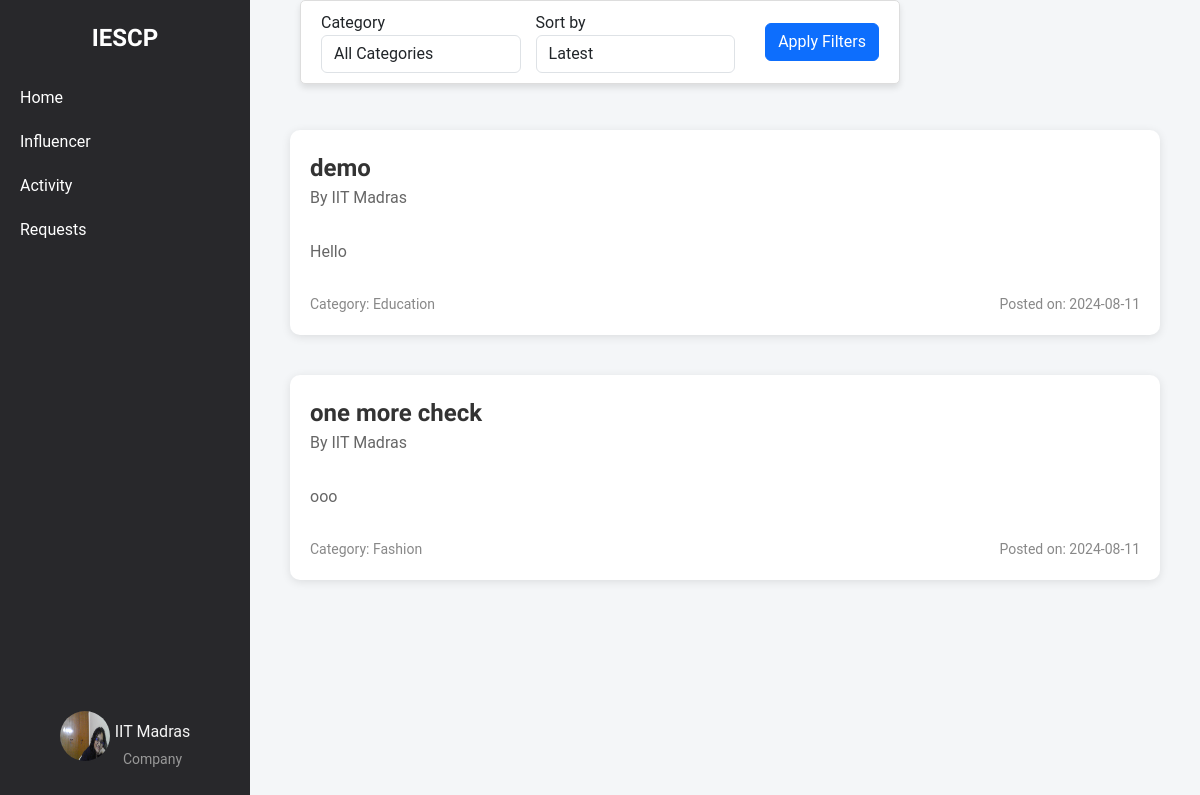
/company/home (signed in), run on an earlier commit of the app's database.
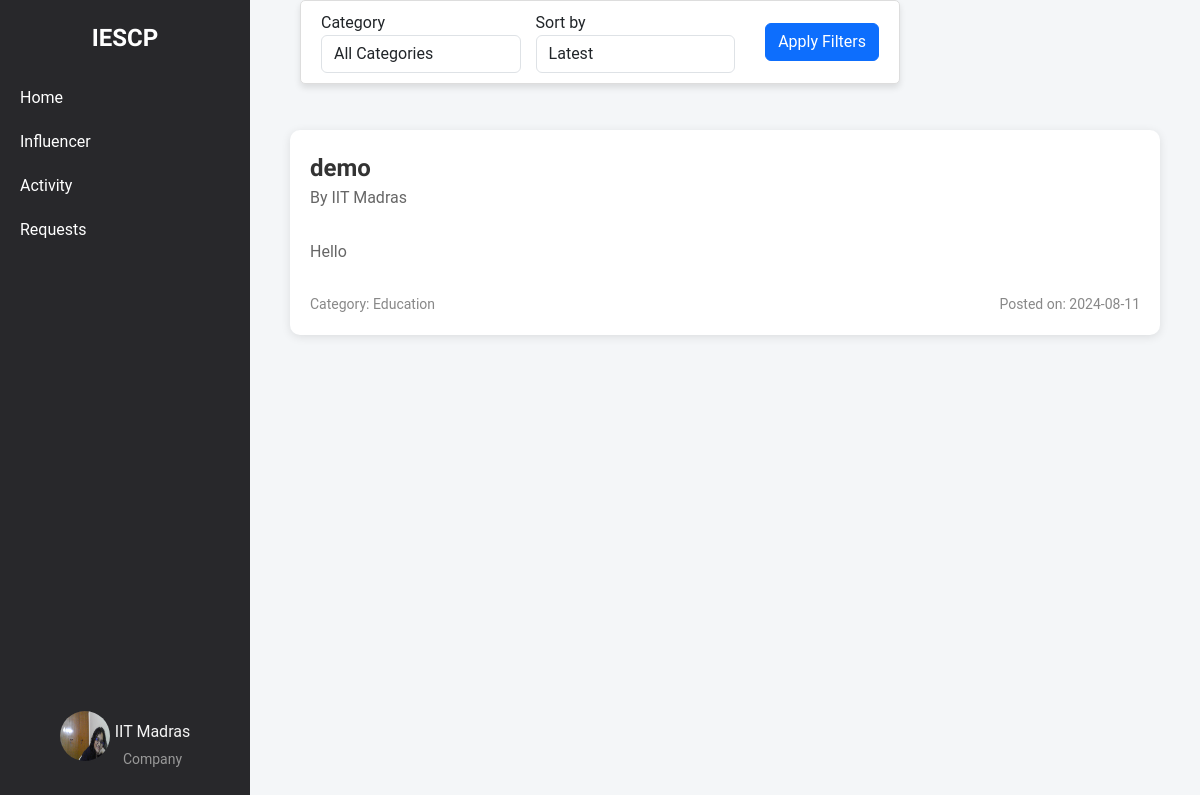
And on a later commit of the database.
### models.py (models this page shows, shortened)
class Campaign(db.Model):
    __tablename__ = 'campaign'
    id = db.Column(db.Integer, primary_key=True)
    title = db.Column(db.String(200), nullable=False)
    description = db.Column(db.Text, nullable=False)
    budget = db.Column(db.Float, nullable=False)
    start_date = db.Column(db.Date, nullable=False)
    end_date = db.Column(db.Date, nullable=False)
    company_id = db.Column(db.Integer, db.ForeignKey('company.id'), nullable=False)
    admin_id = db.Column(db.Integer, db.ForeignKey('admin.id'), nullable=False, default=1)
    status = db.Column(db.String(50), nullable=False, default='pending')
    category = db.Column(db.String(255), nullable=False)
    created_at = db.Column(db.DateTime, nullable=False, default=datetime.utcnow)
    visibility = db.Column(db.String(50), nullable=False, default='public')
    influencers = db.relationship('Influencer', secondary=influencer_campaign_association, back_populates='campaigns')
    is_flag = db.Column(db.Boolean, nullable=False, default=False)

class Company(db.Model):
    __tablename__ = 'company'
    id = db.Column(db.Integer, primary_key=True)
    company_name = db.Column(db.String(100), nullable=False)
    username = db.Column(db.String(50), unique=True, nullable=False)
    email = db.Column(db.String(120), unique=True, nullable=False)
    password_hash = db.Column(db.String(128), nullable=False)
    phone_number = db.Column(db.String(20), nullable=False)
    address = db.Column(db.String(200), nullable=False)
    industry = db.Column(db.String(100), nullable=False)
    other_industry = db.Column(db.String(100), nullable=True)
    website = db.Column(db.String(200), nullable=False)
    description = db.Column(db.Text, nullable=False)
    social_media_link = db.Column(db.String(200), nullable=False)
    logo = db.Column(db.String(200), nullable=False)
    campaigns = db.relationship('Campaign', backref='company', lazy=True)

### company_routes.py (the view)
@app.route('/company/home', methods=['GET'])
@company_auth_required
def company_home():
    user = Company.query.get(session['company_id'])
    selected_category = request.args.get('category', '')
    selected_sort = request.args.get('sort', 'latest')
    campaigns_query = Campaign.query.filter_by(visibility='public').filter(Campaign.is_flag == False).filter(Campaign.status != 'done')
    if selected_category:
        campaigns_query = campaigns_query.filter_by(category=selected_category)
    if selected_sort == 'oldest':
        campaigns = campaigns_query.order_by(Campaign.created_at.asc()).all()
    else:
        campaigns = campaigns_query.order_by(Campaign.created_at.desc()).all()
    categories = [
        "Fashion",
        "Beauty",
        "Fitness and health",
        "Travel",
        "Food and beverage",
        "Lifestyle",
        "Finance",
        "Automotive",
        "Entertainment",
        "Education",
        "Business",
        "Art and design",
        "Sports",
        "Sustainability and environmental",
        "Politics and social issues"
    ]
    return render_template('company_home.html', campaigns=campaigns, categories=categories, selected_category=selected_category, selected_sort=selected_sort, user=user)

### company_routes.py (called while the page is built)
def company_auth_required(func):
    @wraps(func)
    def func3(*args, **kwargs):
        if 'company_id' in session:
            return func(*args, **kwargs)
        else:
            flash("Please login first")
            return redirect(url_for('company_login'))
    return func3

### templates/company_home.html (shortened to what this page needs)
{% extends 'layout.html' %}
{% block content %}
    <div class="container-box">
        <div class="sidebar">
            <div class="logo">IESCP</div>
            <ul>
                <li><a href="{{url_for('company_home')}}">Home</a></li>
                <li><a href="{{url_for('influencer_search')}}">Influencer</a></li>
                <li><a href="{{url_for('company_activity')}}">Activity</a></li>
                <li><a href="{{url_for('company_requests')}}">Requests</a></li>
            </ul>
            <div class="profile">
                <a href="{{url_for('company_dashboard')}}">
                    <img src="{{ url_for('static', filename='profile_upload/company/' + user.username + '/' + user.logo) }}" alt="Profile Picture">
                    <div class="profile-name-category">
                        <span class="company_name">{{ user.company_name }}</span>
                        <span class="category">Company</span>
                    </div>
                </a>
            </div>
        </div>
        <div class="content">
            <div class="filter-container">
                <form method="GET" action="" class="form-inline">
                    <div class="form-group">
                        <label for="category" class="mr-2">Category</label>
                        <select name="category" id="category" class="form-control">
                            <option value="">All Categories</option>
                        </select>
                    </div>
                    <div class="form-group">
                        <label for="sort" class="mr-2">Sort by</label>
                        <select name="sort" id="sort" class="form-control">
                            <option value="latest" {% if selected_sort == 'latest' %}selected{% endif %}>Latest</option>
                        </select>
                    </div>
                    <button type="submit" class="btn btn-primary">Apply Filters</button>
                </form>
            </div>
            <div class="campaign-list">
                {% for campaign in campaigns %}
                    <div class="campaign">
                        <div class="campaign-main-details">
                            <div class="campaign-title">
                                <a href="{{ url_for('campaign_view', campaign_id=campaign.id) }}">{{ campaign.title }}</a>
                                <p>By {{ campaign.company.company_name }}</p>
                            </div>
                        </div>
                        <div class="campaign-details">
                            <p>{{ campaign.description }}</p>
                        </div>
                        <div class="campaign-meta">
                            <span>Category: {{ campaign.category }}</span>
                            <span>Posted on: {{ campaign.created_at.strftime('%Y-%m-%d') }}</span>
                        </div>
                    </div>
                {% endfor %}
            </div>
        </div>
    </div>
{% endblock %}

What changed in the data, as far as the page shows it:
no longer on this page (row edited): Campaign: title "one more check", company.company_name "IIT Madras", description "ooo", category "Fashion", created_at "2024-08-11"
